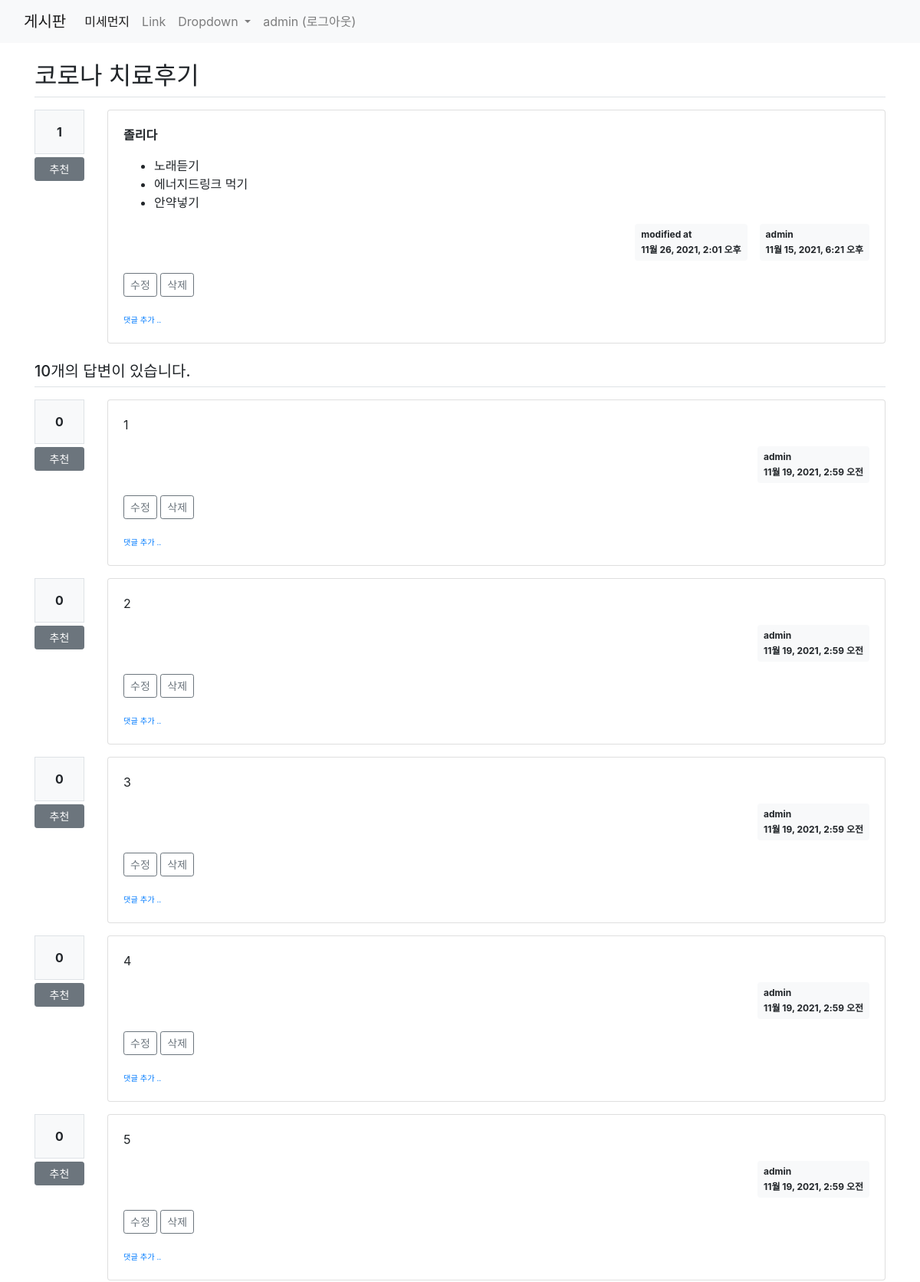
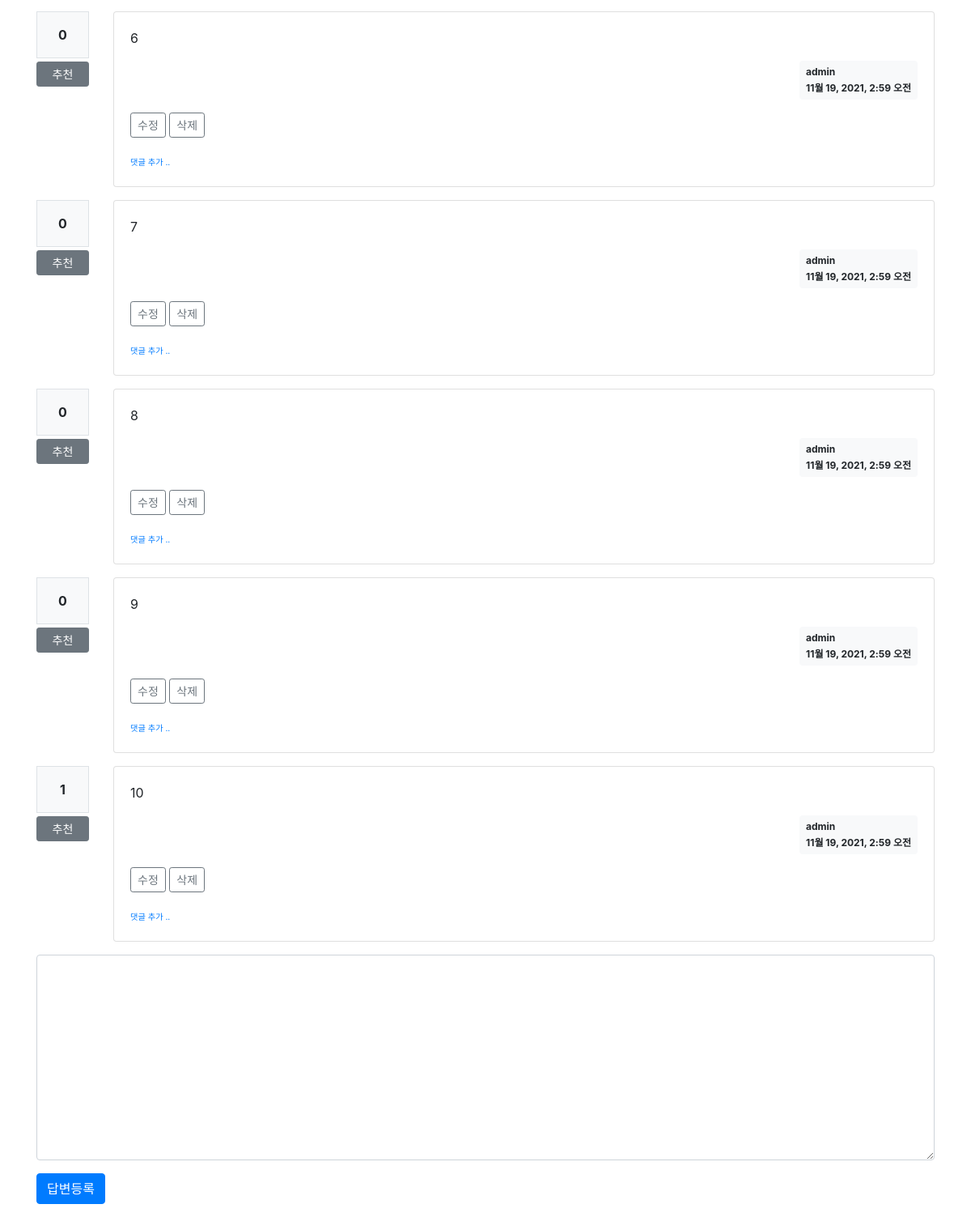
/pybo/22/ (signed in), run on the app's committed database (2 pictures, top to bottom).
### pybo/models.py (models this page shows, shortened)
class Question(models.Model):
    author = models.ForeignKey(User, on_delete=models.CASCADE, related_name='author_question')
    subject = models.CharField(max_length=200)
    content = models.TextField()
    create_date = models.DateTimeField()
    modify_date = models.DateTimeField(null=True, blank=True)
    voter = models.ManyToManyField(User, related_name='voter_question')  # 추천인 추가

class Answer(models.Model):
    author = models.ForeignKey(User, on_delete=models.CASCADE, related_name='author_answer')
    question = models.ForeignKey(Question, on_delete=models.CASCADE)
    content = models.TextField()
    create_date = models.DateTimeField()
    modify_date = models.DateTimeField(null=True, blank=True)
    voter = models.ManyToManyField(User, related_name='voter_answer')

### pybo/views/base_views.py (the view)
def detail(request, question_id):
    question = get_object_or_404(Question, pk=question_id)
    context = {'question': question}
    return render(request, 'pybo/question_detail.html', context)

### pybo/templatetags/pybo_filter.py (called while the page is built)
@register.filter()
def mark(value):
    extensions = ["nl2br", "fenced_code"]
    return mark_safe(markdown.markdown(value, extensions=extensions))

### templates/pybo/question_detail.html (shortened to what this page needs)
{% extends 'base.html' %}
{% load pybo_filter %}
{% block content %}
<div class="container my-3">
    <h2 class="border-bottom py-2">{{ question.subject }}</h2>
    <div class="row my-3">
        <div class="col-1">
            <div class="bg-light text-center p-3 border font-weight-bolder mb-1">{{question.voter.count}}</div>
            <a href="#" data-uri="{% url 'pybo:vote_question' question.id  %}"
               class="recommend btn btn-sm btn-secondary btn-block my-1">추천</a>
        </div>
        <div class="col-11">
    <div class="card">
        <div class="card-body">
            <div class="card-text">{{ question.content|mark }}</div>
            <div class="d-flex justify-content-end">
                {% if question.modify_date %}
        <div class="badge badge-light p-2 text-left mx-3">
            <div class="mb-2">modified at</div>
            <div>{{ question.modify_date }}</div>
        </div>
        {% endif %}
                <div class="badge badge-light p-2 text-left">
                    <div class="mb-2">{{ question.author.username }}</div>
                    <div>{{ question.create_date }}</div>
                </div>
            </div>
            {% if request.user == question.author %}
        <div class="my-3">
            <a href="{% url 'pybo:question_modify' question.id  %}"
               class="btn btn-sm btn-outline-secondary">수정</a>
            <a href="#" class="delete btn btn-sm btn-outline-secondary"
       data-uri="{% url 'pybo:question_delete' question.id  %}">삭제</a>
        </div>
        {% endif %}
    <div>
        <a href="{% url 'pybo:comment_create_question' question.id  %}"
           class="small"><small>댓글 추가 ..</small></a>
    </div>
        </div>
    </div>
            </div>
    </div>
    <h5 class="border-bottom my-3 py-2">{{question.answer_set.count}}개의 답변이 있습니다.</h5>
    {% for answer in question.answer_set.all %}
    <div class="row my-3">
    <div class="col-1">
        <div class="bg-light text-center p-3 border font-weight-bolder mb-1">{{answer.voter.count}}</div>
        <a href="#" data-uri="{% url 'pybo:vote_answer' answer.id  %}"
            class="recommend btn btn-sm btn-secondary btn-block my-1">추천</a>
    </div>
    <div class="col-11">
    <div class="card">
        <div class="card-body">
            <div class="card-text">{{ answer.content|mark }}</div>
            <div class="d-flex justify-content-end">
                <div class="badge badge-light p-2 text-left">
                    <div class="mb-2">{{ answer.author.username }}</div>
                    <div>{{ answer.create_date }}</div>
                </div>
            </div>
            {% if request.user == answer.author %}
        <div class="my-3">
            <a href="{% url 'pybo:answer_modify' answer.id  %}"
               class="btn btn-sm btn-outline-secondary">수정</a>
            <a href="#" class="delete btn btn-sm btn-outline-secondary "
               data-uri="{% url 'pybo:answer_delete' answer.id  %}">삭제</a>
        </div>
        {% endif %}
        <div>
            <a href="{% url 'pybo:comment_create_answer' answer.id  %}"
               class="small"><small>댓글 추가 ..</small></a>
        </div>
        </div>
    </div>
         </div>
</div>
    {% endfor %}
    <form action="{% url 'pybo:answer_create' question.id %}" method="post" class="my-3">
        <div class="form-group">
            <textarea {% if not user.is_authenticated %}disabled{% endif %}
              name="content" id="content" class="form-control" rows="10"></textarea>
        </div>
        <input type="submit" value="답변등록" class="btn btn-primary">
    </form>
</div>
{% endblock %}

### templates/navbar.html (shortened to what this page needs)
<nav class="navbar navbar-expand-lg navbar-light bg-light">
  <div class="container-fluid">
<a class="navbar-brand" href="/">게시판</a>
    <div class="collapse navbar-collapse" id="navbarSupportedContent">
      <ul class="navbar-nav me-auto mb-2 mb-lg-0">
        <li class="nav-item">
          <a class="nav-link active" aria-current="page" href="{% url 'dust:index' %}">미세먼지</a>
        </li>
        <li class="nav-item">
          <a class="nav-link" href="#">Link</a>
        </li>
        <li class="nav-item dropdown">
          <a class="nav-link dropdown-toggle" href="#" id="navbarDropdown" role="button" data-bs-toggle="dropdown" aria-expanded="false">
            Dropdown
          </a>
        </li>
    <div class="collapse navbar-collapse flex-grow-0" id="navbarNav">
        <ul class="navbar-nav">
            <li class="nav-item ">
                {% if user.is_authenticated %}
    <a class="nav-link" href="{% url 'common:logout' %}">{{ user.username }} (로그아웃)</a>
    {% else %}
                <a class="nav-link" href="{% url 'common:login' %}">로그인</a>
                {% endif %}
            </li>
        </ul>
    </div>
    </div>
  </div>
</nav>

### data on the page
Question: subject "코로나 치료후기", voter.count "1", content|mark "졸리다 노래듣기 에너지드링크 먹기 안약넣기", modify_date "11월 26, 2021, 2:01 오후", author.username "admin", create_date "11월 15, 2021, 6:21 오후", answer_set.count "10"
Answer: voter.count "0", content|mark "1", author.username "admin", create_date "11월 19, 2021, 2:59 오전", shows "수정"
Answer: voter.count "0", content|mark "2", author.username "admin", create_date "11월 19, 2021, 2:59 오전", shows "수정"
Answer: voter.count "0", content|mark "3", author.username "admin", create_date "11월 19, 2021, 2:59 오전", shows "수정"
Answer: voter.count "0", content|mark "4", author.username "admin", create_date "11월 19, 2021, 2:59 오전", shows "수정"
Answer: voter.count "0", content|mark "5", author.username "admin", create_date "11월 19, 2021, 2:59 오전", shows "수정"
Answer: voter.count "0", content|mark "6", author.username "admin", create_date "11월 19, 2021, 2:59 오전", shows "수정"
Answer: voter.count "0", content|mark "7", author.username "admin", create_date "11월 19, 2021, 2:59 오전", shows "수정"
Answer: voter.count "0", content|mark "8", author.username "admin", create_date "11월 19, 2021, 2:59 오전", shows "수정"
Answer: voter.count "0", content|mark "9", author.username "admin", create_date "11월 19, 2021, 2:59 오전", shows "수정"
Answer: voter.count "1", content|mark "10", author.username "admin", create_date "11월 19, 2021, 2:59 오전", shows "수정"

### other printed values
{{ user.username }} "admin"
